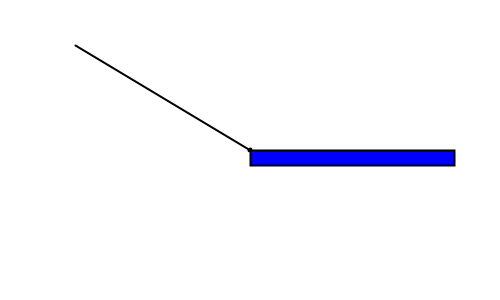
Frame 1 (no input)
Frame 60 (the mouse pressed at the canvas centre just before this capture): identical to frame 1, image omitted
Frame 120 (the mouse held since frame 60 and released just before this capture): blank canvas, image omitted

The Processing sketch that drew this single still picture (run headless with seeded random() and noise(); from frame 60 on, the mouse is pressed at the canvas centre):

// Processing sketch: vectorMath04
// ── vectorMath04.pde
// demonstrates use of vector subtraction and translate

void setup() {
  size(500,300);
}

void draw() {
  background(255);
  strokeWeight(2);
  stroke(0);
  noFill();
  
  translate(width/2,height/2); // moves the point (0,0) to the center for objects
  ellipse(0,0,3,3); // draws an ellipse at (0,0)
  
  PVector mouse = new PVector(mouseX,mouseY); // vector with the mouse coordinates  //<>//
  PVector center = new PVector(width/2,height/2); // vector with the center coordinates
  
  mouse.sub(center); // finds distance between mouse coordinates and center coordinates
  // mouse.mult(5);
   mouse.mult(.7);
  
  line(0,0,mouse.x,mouse.y); // displays said distance as a line
  
  float m = mouse.mag();
  fill(0,0,255);
  rect(0,0,m,15);
}
